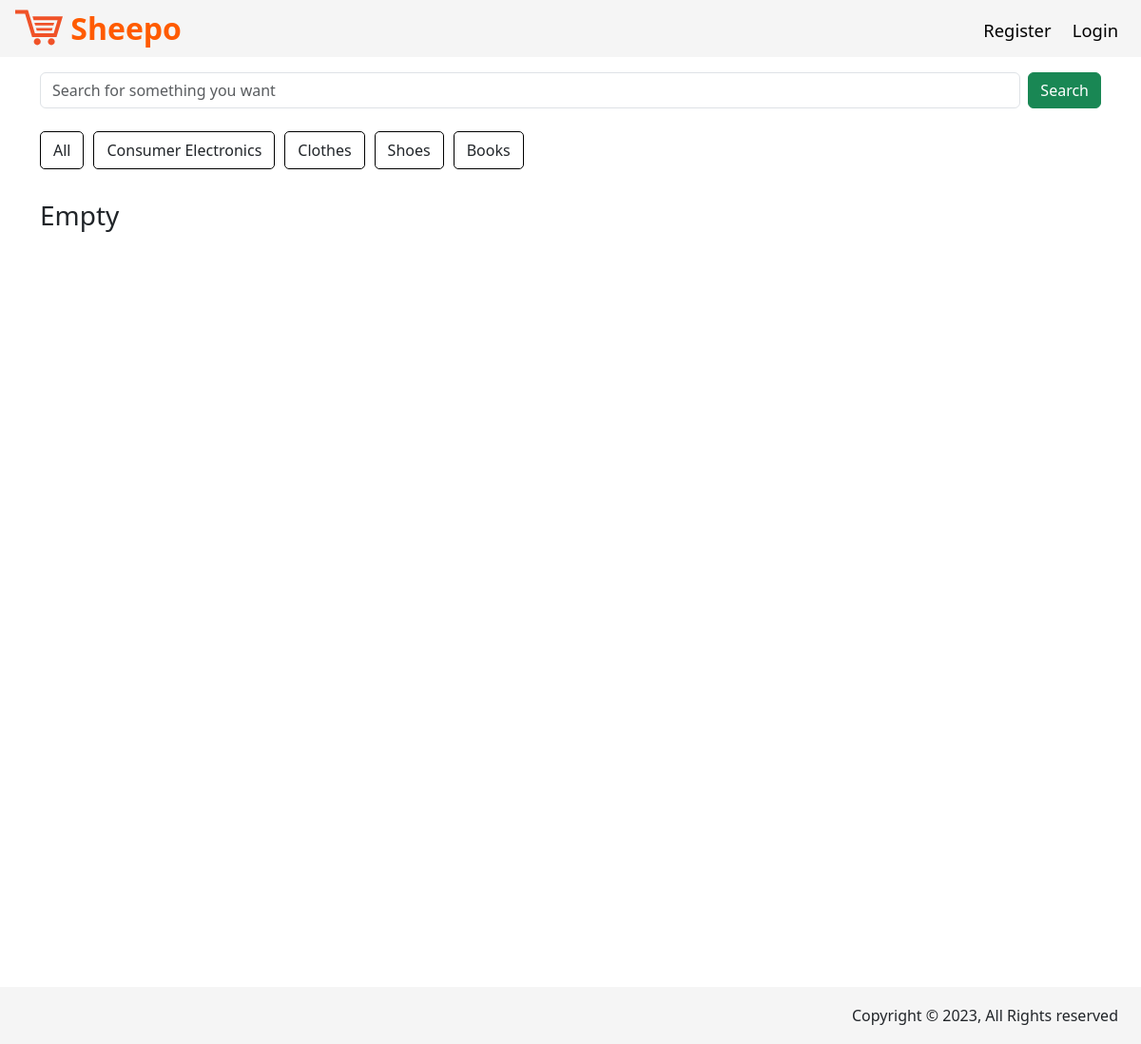
Before: /index.php?controller=product&action=index&c_id=shoes with the older database file.
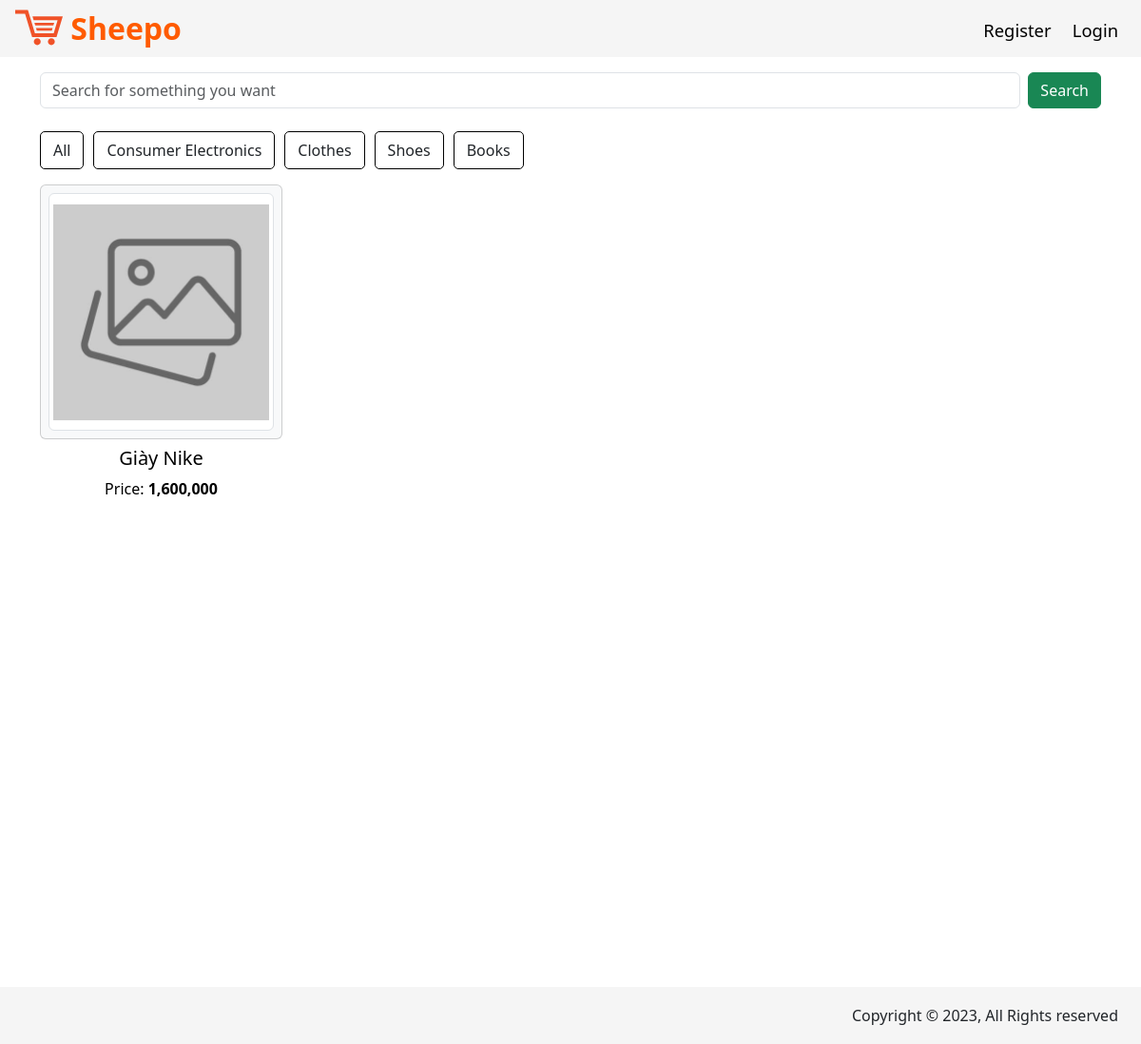
After: the same page with the newer database file.
### tables this page shows
CREATE TABLE `products` (
  `id` bigint(10) UNSIGNED NOT NULL,
  `name` varchar(255) DEFAULT NULL,
  `description` varchar(255) DEFAULT NULL,
  `price` float DEFAULT NULL,
  `image` varchar(255) DEFAULT NULL,
  `category_id` varchar(10) DEFAULT NULL,
  `active` tinyint(1) DEFAULT 1,
  `seller` bigint(10) DEFAULT NULL,
  `created_at` timestamp NOT NULL DEFAULT current_timestamp(),
  `updated_at` timestamp NOT NULL DEFAULT current_timestamp() ON UPDATE current_timestamp()
);

### mvc/controllers/ProductController.php (called while the page is built, shortened)
<?php
require_once('./mvc/core/BaseController.php');
require_once('./mvc/models/Product.php');
class ProductController extends BaseController
{
    public function __construct()
    {
        $this->folder = 'product';
    }
    public function index()
    {
        if (isset($_GET['c_id'])) {
            $category_id = $_GET['c_id'];
            $products = Product::findByCategoryId($category_id);
        } else {
            $products = Product::all();
        }
        $data = array('products' => $products);
        $this->render('index', $data);
    }
}
?>

### routes.php (called while the page is built, shortened)
<?php
$controller = new $klass;
$controller->$action();

### mvc/models/Product.php (called while the page is built, shortened)
<?php
class Product
{
    public function __construct($id, $name, $description, $price, $image, $category_id, $created_at, $seller, $active)
    {
        $this->id = $id;
        $this->name = $name;
        $this->price = number_format($price);
    }
    public static function findByCategoryId($category_id)
    {
        $list = [];
        $db = DB::getInstance();
        $req = $db->prepare('SELECT * FROM products WHERE category_id = :category_id');
        $req->execute(array('category_id' => $category_id));
        foreach ($req->fetchAll() as $item) {
            $list[] = new Product($item['id'], $item['name'], $item['description'], $item['price'], $item['image'], $item['category_id'], $item['created_at'], $item['seller'], $item['active']);
        }
        return $list;
    }
}

### mvc/views/product/index.php (the view, shortened to what this page needs)
<section class="container">
    <div class="search mt-3">
        <form class="d-flex" method="get" action="<?php echo WEB_ROOT ?>/index.php">
            <input class="form-control me-2" type="search" placeholder="Search for something you want"
                aria-label="Search" name="search">
            <button type="submit" class="btn btn-success">Search</button>
        </form>
    </div>
</section>
<section class="products-container mt-4">
    <div class="container h-100">
        <div class="row w-100">
            <ul class="d-md-flex d-none for-md-scr">
                <li><a href="<?php echo WEB_ROOT ?>/index.php?controller=product" class="btn">All</a></li>
                <li><a class="btn"
                        href="<?php echo WEB_ROOT ?>/index.php?controller=product&action=index&c_id=electronics">Consumer
                        Electronics</a></li>
                <li><a class="btn"
                        href="<?php echo WEB_ROOT ?>/index.php?controller=product&action=index&c_id=clothes">Clothes</a>
                </li>
                <li><a class="btn"
                        href="<?php echo WEB_ROOT ?>/index.php?controller=product&action=index&c_id=shoes">Shoes</a>
                </li>
                <li><a class="btn"
                        href="<?php echo WEB_ROOT ?>/index.php?controller=product&action=index&c_id=books">Books</a>
                </li>
            </ul>
        </div>
        <div class="row w-100">
            <?php if ($products == null) {
                echo "<h3 class='mt-3'>Empty</h3>";
            } else {
                foreach ($products as $item): ?>
                    <div class='col-sm-6 col-md-4 col-lg-3 col-xs-12 text-center'>
                        <a href='index.php?controller=product&action=show&id=<?php echo $item->id ?>'>
                            <div class='card bg-light mb-2'>
                                <div class='card-body'>
                                    <?php
                                    $image = $item->image;
                                    if (empty($image)) {
                                        $image = 'assets/uploads/default.jpg';
                                    } else {
                                        (!file_exists($image) && !filter_var($image, FILTER_VALIDATE_URL)) ? $image = 'assets/uploads/default.jpg' : $image;
                                    }
                                    ?>
                                    <img class='img-fluid img-thumbnail' src='<?php echo $image ?>' alt='thumbnail'>
                                </div>
                            </div>
                            <h5>
                                <?php echo $item->name; ?>
                            </h5>
                            <p>Price:
                                <strong>
                                    <?php echo $item->price; ?>
                                </strong>
                            </p>
                        </a>
                    </div>
                <?php endforeach;
            } ?>
        </div>
    </div>
</section>

### index.php (shortened to what this page needs)
<link rel="stylesheet" href="assets/css/style.css">
<?php
require_once('routes.php');
?>

### mvc/core/BaseController.php (shortened to what this page needs)
<?php
class BaseController
{
    protected $folder;
    function render($file, $data = array())
    {
        $view_file = './mvc/views/' . $this->folder . '/' . $file . '.php';
        if (is_file($view_file)) {
            extract($data);
            require_once($view_file);
            $content = ob_get_clean();
            require_once('./mvc/views/layouts/application.php');
        } else {
            header('Location: index.php?controller=pages&action=error');
        }
    }
}

### mvc/views/layouts/application.php (shortened to what this page needs)
<DOCTYPE html>
    <html lang="en">
    <head>
        <link href="https://cdn.jsdelivr.net/npm/bootstrap@5.3.2/dist/css/bootstrap.min.css" rel="stylesheet"
>
        <link rel="stylesheet" href="https://cdnjs.cloudflare.com/ajax/libs/font-awesome/6.1.1/css/all.min.css"
 />
    </head>
    <body>
        <nav id="header">
            <div class="d-flex justify-content-between me-2">
                <div class="ms-3 fw-bold fs-2">
                    <a href="<?php echo WEB_ROOT ?>/index.php">
                        <img style="height: 50px; width: auto; margin-bottom: .5rem" src="assets/images/logo.svg" />
                        <span style="color: #FF5B00">
                            <?php echo APP_NAME ?>
                        </span>
                    </a>
                </div>
                <div id="auth" class="me-3 fs-4">
                    <?php if (isset($_SESSION['user'])): ?>
                        <a class="seller-btn me-3"
                            href="<?php echo WEB_ROOT ?>/index.php?controller=product&action=list">Seller page</a>
                        <span class="me-3" style="position: relative">
                            <a href="<?php echo WEB_ROOT ?>/index.php?controller=product&action=cart">🛒</a>
                            <span
                                style="display: flex; align-items: center; font-size: .8rem; font-weight: bold; position: absolute; bottom: -3; right: -5; background: rgba(255, 91, 0, 0.75); width: auto; height: 1rem; border-radius: 50%; color: #fff; padding: 6px 4px;">
                                <?php echo isset($_SESSION['user']['amountItems']) ? $_SESSION['user']['amountItems'] : 0 ?>
                            </span>
                        </span>
                        <a class="auth-btn" href="<?php echo WEB_ROOT ?>/index.php?controller=user&action=logout">Logout</a>
                    <?php else: ?>
                        <a class="auth-btn"
                            href="<?php echo WEB_ROOT ?>/index.php?controller=user&action=register">Register</a>
                        <a class="auth-btn ms-3"
                            href="<?php echo WEB_ROOT ?>/index.php?controller=user&action=login">Login</a>
                    <?php endif; ?>
                </div>
            </div>
        </nav>
        <div style="margin-bottom: 10rem;" id="content">
            <?= $content ?>
        </div>
        <div class="d-flex justify-content-end pe-3" id="footer">
            <p class="me-2 fs-6">Copyright &copy; 2023, All Rights reserved</p>
        </div>
    </body>
    </html>

### assets/css/style.css (style rules this page uses)
* { box-sizing: border-box; margin: 0; padding: 0; }

### mvc/views/layouts/application.php (style rules this page uses)
#header, #footer { background-color: whitesmoke; width: 100%; height: 60px; line-height: 60px; }
#footer { position: fixed; bottom: 0; text-align: center; font-size: 1.5rem; }
#header { text-align: center; font-size: 1.5rem; }
a { text-decoration: none; color: black; }
.auth-btn, .seller-btn { font-size: 1.15rem; }
#content { min-height: calc(100vh - 140px); margin-bottom: 1rem; }

### mvc/views/product/index.php (style rules this page uses)
.products-container { width: 100%; overflow-x: hidden; }
.for-md-scr li { list-style-type: none; border: 1px solid black; margin-right: 10px; border-radius: 5px; }
.card-body img { width: 250px; height: 250px; object-fit: contain; }
.card-body { padding: .5rem; }

Changed rows visible on the page:
added products: name "Giày Nike", price "1,600,000"
Other visible differences:
text no longer shown: "Empty"
